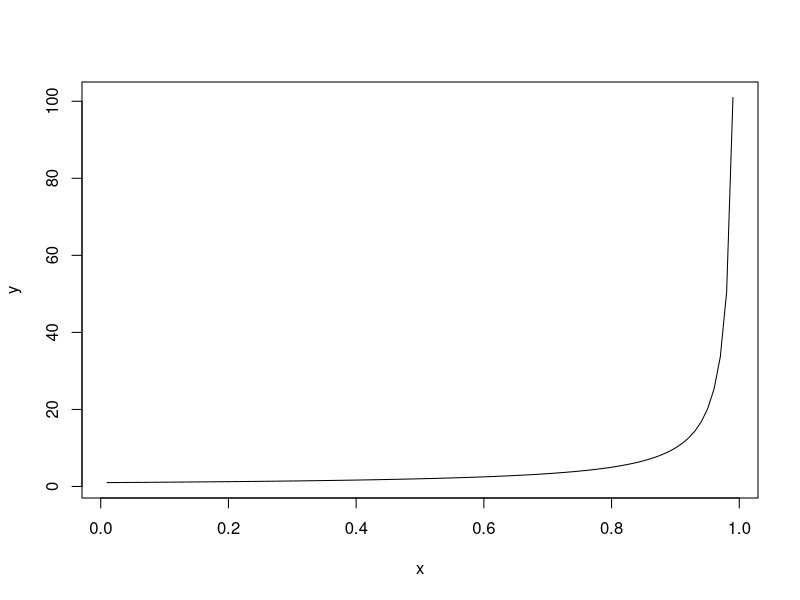

The R script that drew this image: (Note: this script raises an error after producing the figure.)
## ---- chunk 1
knitr::opts_chunk$set(echo = TRUE)
## ---- chunk 2
x <- 1:100/101
y <- 1/(1-x)
plot(x,y,type="l")
## ---- chunk 3
knitr::include_graphics('../Plots/PCA1.png')
## ---- chunk 4
knitr::include_graphics('../Plots/PCA2.png')
## ---- chunk 5
knitr::include_graphics('../Plots/PCA3.png')
